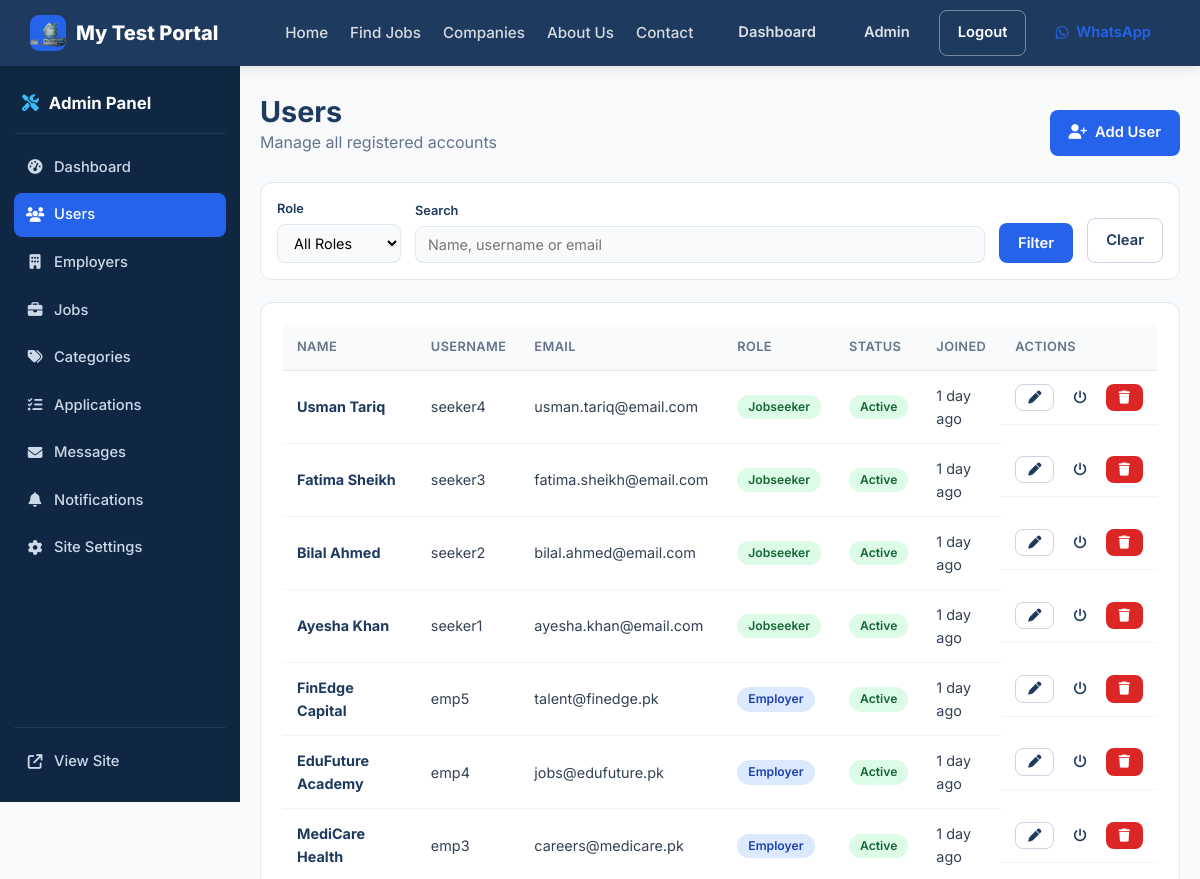
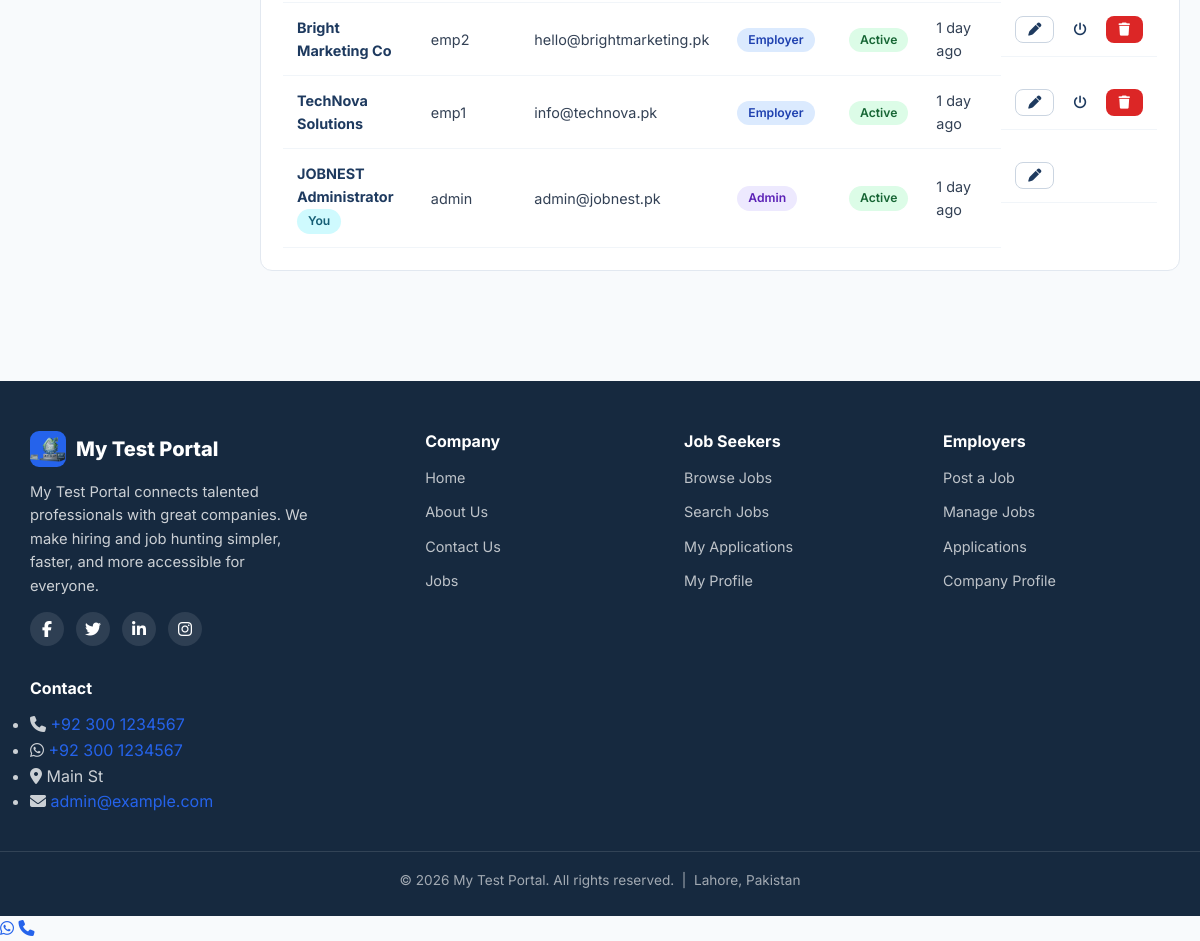
Page /admin/users (signed in) on the committed database (2 pictures, top to bottom).
### app/models/site_setting.py (models this page shows, shortened)
class SiteSetting(db.Model):
    __tablename__ = "site_settings"
    id = db.Column(db.Integer, primary_key=True)
    key = db.Column(db.String(80), unique=True, nullable=False, index=True)
    value = db.Column(db.Text, nullable=True)
    label = db.Column(db.String(120), nullable=True)
    group = db.Column(db.String(40), nullable=False, default="general")
    @classmethod
    def get_all(cls):
        return {s.key: s.value for s in cls.query.all()}

### app/models/user.py (models this page shows, shortened)
class User(UserMixin, db.Model):
    __tablename__ = "users"
    id = db.Column(db.Integer, primary_key=True)
    full_name = db.Column(db.String(150), nullable=False)
    username = db.Column(db.String(80), unique=True, nullable=False, index=True)
    email = db.Column(db.String(150), unique=True, nullable=False, index=True)
    phone = db.Column(db.String(30), nullable=True)
    password_hash = db.Column(db.String(255), nullable=False)
    role = db.Column(db.String(20), nullable=False, default=ROLE_JOBSEEKER)
    is_active = db.Column(db.Boolean, default=True, nullable=False)
    created_at = db.Column(db.DateTime, default=datetime.utcnow, nullable=False)
    updated_at = db.Column(
        db.DateTime, default=datetime.utcnow, onupdate=datetime.utcnow, nullable=False
    )
    job_seeker = db.relationship(
        "JobSeeker", back_populates="user", uselist=False, cascade="all, delete-orphan"
    )
    employer = db.relationship(
        "Employer", back_populates="user", uselist=False, cascade="all, delete-orphan"
    )
    notifications = db.relationship(
        "Notification",
        back_populates="user",
        uselist=True,
        cascade="all, delete-orphan",
        order_by="Notification.created_at.desc()",
    )
    @property
    def is_admin(self):
        return self.role == ROLE_ADMIN
    @property
    def is_employer(self):
        return self.role == ROLE_EMPLOYER
    @property
    def is_jobseeker(self):
        return self.role == ROLE_JOBSEEKER

### app/routes/admin/__init__.py (the view)
@bp.route("/users")
@login_required
@admin_required
def users():
    page = request.args.get("page", 1, type=int)
    query = User.query
    role = request.args.get("role", "").strip()
    search = request.args.get("search", "").strip()
    if role:
        query = query.filter_by(role=role)
    if search:
        like = f"%{search}%"
        query = query.filter(
            (User.username.ilike(like)) | (User.email.ilike(like)) |
            (User.full_name.ilike(like)))
    query = query.order_by(User.created_at.desc())
    pagination = query.paginate(page=page, per_page=12, error_out=False)
    return render_template("admin/users.html", users=pagination.items,
                           pagination=pagination, current_role=role,
                           search=search, title="Users")

### app/__init__.py (called while the page is built)
@login_manager.user_loader
def load_user(user_id):
    from app.models.user import User
    return db.session.get(User, int(user_id))

### app/utils/helpers.py (called while the page is built)
def time_ago(dt):
    if not dt:
        return ""
    now = datetime.utcnow()
    diff = now - dt
    seconds = diff.total_seconds()
    if seconds < 60:
        return "just now"
    minutes = seconds // 60
    if minutes < 60:
        return f"{int(minutes)} minute{'s' if minutes != 1 else ''} ago"
    hours = minutes // 60
    if hours < 24:
        return f"{int(hours)} hour{'s' if hours != 1 else ''} ago"
    days = hours // 24
    if days < 30:
        return f"{int(days)} day{'s' if days != 1 else ''} ago"
    months = days // 30
    if months < 12:
        return f"{int(months)} month{'s' if months != 1 else ''} ago"
    years = months // 12
    return f"{int(years)} year{'s' if years != 1 else ''} ago"

### app/templates/admin/users.html (shortened to what this page needs)
{% extends "admin/layout.html" %}
{% from "partials/helpers.html" import status_badge %}
{% set active = 'users' %}
{% block admin_content %}
<section class="dashboard admin-dashboard">
    <div class="container">
        <div class="dashboard-head">
            <div>
                <h1>Users</h1>
                <p>Manage all registered accounts</p>
            </div>
            <a href="{{ url_for('admin.new_user') }}" class="btn btn-primary"><i class="fa-solid fa-user-plus"></i> Add User</a>
        </div>
        <form method="get" class="filter-bar">
            <div class="filter-field">
                <label>Role</label>
                <select name="role" onchange="this.form.submit()">
                    <option value="">All Roles</option>
                </select>
            </div>
            <div class="filter-field grow">
                <label>Search</label>
                <input type="text" name="search" value="{{ search }}" placeholder="Name, username or email">
            </div>
            <button type="submit" class="btn btn-primary">Filter</button>
            <a href="{{ url_for('admin.users') }}" class="btn btn-outline">Clear</a>
        </form>
        <div class="panel">
            <div class="table-responsive">
                <table class="data-table">
                    <thead>
                        <tr>
                            <th>Name</th><th>Username</th><th>Email</th><th>Role</th><th>Status</th><th>Joined</th><th>Actions</th>
                        </tr>
                    </thead>
                    <tbody>
                        {% for u in users %}
                        <tr>
                            <td><strong>{{ u.full_name }}</strong>{% if u.id == current_user.id %} <span class="badge badge-info">You</span>{% endif %}</td>
                            <td>{{ u.username }}</td>
                            <td>{{ u.email }}</td>
                            <td><span class="badge badge-role-{{ u.role }}">{{ u.role|capitalize }}</span></td>
                            <td>{% if u.is_active %}<span class="badge badge-selected">Active</span>{% else %}<span class="badge badge-rejected">Inactive</span>{% endif %}</td>
                            <td>{{ time_ago(u.created_at) }}</td>
                            <td class="row-actions">
                                <a href="{{ url_for('admin.edit_user', user_id=u.id) }}" class="btn btn-sm btn-outline"><i class="fa-solid fa-pen"></i></a>
                                {% if u.id != current_user.id %}
                                <form method="post" action="{{ url_for('admin.toggle_user', user_id=u.id) }}" class="inline-form">
                                    <button class="btn btn-sm btn-ghost" title="Toggle active"><i class="fa-solid fa-power-off"></i></button>
                                </form>
                                <form method="post" action="{{ url_for('admin.delete_user', user_id=u.id) }}" class="inline-form" onsubmit="return confirm('Delete this user permanently?');">
                                    <button class="btn btn-sm btn-danger" title="Delete"><i class="fa-solid fa-trash"></i></button>
                                </form>
                                {% endif %}
                            </td>
                        </tr>
                        {% else %}
                        <tr><td colspan="7" class="empty-cell">No users found.</td></tr>
                        {% endfor %}
                    </tbody>
                </table>
            </div>
            {% from "partials/macros.html" import render_pagination %}
            {% set extra = '?role=' ~ current_role ~ '&search=' ~ search %}
        </div>
    </div>
</section>
{% endblock %}

### app/templates/partials/navbar.html (shortened to what this page needs)
<nav class="navbar">
    <div class="container navbar-inner">
        <a href="{{ url_for('public.index') }}" class="brand">
            <span class="brand-logo"><img src="{{ url_for('static', filename='images/logo.webp') }}" alt="{{ site.SITE_NAME }} logo" class="brand-logo-img"></span>
            <span class="brand-name">{{ site.SITE_NAME }}</span>
        </a>
        <div class="nav-menu" id="navMenu">
            <ul class="nav-links">
                <li><a href="{{ url_for('public.index') }}" class="{% if request.endpoint == 'public.index' %}active{% endif %}">Home</a></li>
                <li><a href="{{ url_for('public.jobs') }}" class="{% if request.endpoint == 'public.jobs' %}active{% endif %}">Find Jobs</a></li>
                <li><a href="{{ url_for('public.companies') }}" class="{% if request.endpoint == 'public.companies' %}active{% endif %}">Companies</a></li>
                <li><a href="{{ url_for('public.about') }}" class="{% if request.endpoint == 'public.about' %}active{% endif %}">About Us</a></li>
                <li><a href="{{ url_for('public.contact') }}" class="{% if request.endpoint == 'public.contact' %}active{% endif %}">Contact</a></li>
            </ul>
            <div class="nav-auth">
                {% if current_user.is_authenticated %}
                    {% set dash = url_for('seeker.dashboard') %}
                    {% if current_user.is_admin %}{% set dash = url_for('admin.dashboard') %}{% endif %}
                    {% if current_user.is_employer %}{% set dash = url_for('employer.dashboard') %}{% endif %}
                    <a href="{{ dash }}" class="btn btn-ghost">Dashboard</a>
                    {% if current_user.is_jobseeker %}
                        <a href="{{ url_for('seeker.profile') }}" class="btn btn-ghost">Profile</a>
                    {% elif current_user.is_employer %}
                        <a href="{{ url_for('employer.company_profile') }}" class="btn btn-ghost">Company</a>
                    {% else %}
                        <a href="{{ url_for('admin.dashboard') }}" class="btn btn-ghost">Admin</a>
                    {% endif %}
                    <a href="{{ url_for('auth.logout') }}" class="btn btn-outline">Logout</a>
                {% else %}
                    <a href="{{ url_for('auth.login') }}" class="btn btn-ghost">Login</a>
                    <a href="{{ url_for('auth.register') }}" class="btn btn-primary">Sign Up</a>
                    <a href="{{ url_for('auth.login') }}" class="btn btn-admin-login" title="Admin Login"><i class="fa-solid fa-lock"></i> Admin</a>
                {% endif %}
                <a href="{{ site.SITE_WHATSAPP_HREF }}?text={{ site.SITE_WHATSAPP_MESSAGE|urlencode }}" target="_blank" rel="noopener" class="btn btn-whatsapp" title="Chat on WhatsApp">
                    <i class="fa-brands fa-whatsapp"></i> WhatsApp
                </a>
            </div>
        </div>
    </div>
</nav>

### app/templates/partials/footer.html
<footer class="footer">
    <div class="container footer-grid">
        <div class="footer-col footer-brand">
            <div class="brand">
                <span class="brand-logo"><img src="{{ url_for('static', filename='images/logo.webp') }}" alt="{{ site.SITE_NAME }} logo" class="brand-logo-img"></span>
                <span class="brand-name">{{ site.SITE_NAME }}</span>
            </div>
            <p class="footer-about">{{ site.SITE_NAME }} connects talented professionals with great companies. We make hiring and job hunting simpler, faster, and more accessible for everyone.</p>
            <div class="footer-social">
                <a href="{{ site.SITE_FACEBOOK_URL }}" aria-label="Facebook" target="_blank" rel="noopener"><i class="fa-brands fa-facebook-f"></i></a>
                <a href="{{ site.SITE_TWITTER_URL }}" aria-label="Twitter" target="_blank" rel="noopener"><i class="fa-brands fa-twitter"></i></a>
                <a href="{{ site.SITE_LINKEDIN_URL }}" aria-label="LinkedIn" target="_blank" rel="noopener"><i class="fa-brands fa-linkedin-in"></i></a>
                <a href="{{ site.SITE_INSTAGRAM_URL }}" aria-label="Instagram" target="_blank" rel="noopener"><i class="fa-brands fa-instagram"></i></a>
            </div>
        </div>
        <div class="footer-col">
            <h4>Company</h4>
            <ul class="footer-links">
                <li><a href="{{ url_for('public.index') }}">Home</a></li>
                <li><a href="{{ url_for('public.about') }}">About Us</a></li>
                <li><a href="{{ url_for('public.contact') }}">Contact Us</a></li>
                <li><a href="{{ url_for('public.jobs') }}">Jobs</a></li>
            </ul>
        </div>
        <div class="footer-col">
            <h4>Job Seekers</h4>
            <ul class="footer-links">
                <li><a href="{{ url_for('public.jobs') }}">Browse Jobs</a></li>
                <li><a href="{{ url_for('public.jobs') }}">Search Jobs</a></li>
                {% if current_user.is_authenticated and current_user.is_jobseeker %}
                    <li><a href="{{ url_for('seeker.applications') }}">My Applications</a></li>
                    <li><a href="{{ url_for('seeker.profile') }}">My Profile</a></li>
                {% else %}
                    <li><a href="{{ url_for('auth.register') }}">My Applications</a></li>
                    <li><a href="{{ url_for('auth.register') }}">My Profile</a></li>
                {% endif %}
            </ul>
        </div>
        <div class="footer-col">
            <h4>Employers</h4>
            <ul class="footer-links">
                {% if current_user.is_authenticated and current_user.is_employer %}
                    <li><a href="{{ url_for('employer.jobs') }}">Post a Job</a></li>
                    <li><a href="{{ url_for('employer.jobs') }}">Manage Jobs</a></li>
                    <li><a href="{{ url_for('employer.applications') }}">Applications</a></li>
                    <li><a href="{{ url_for('employer.company_profile') }}">Company Profile</a></li>
                {% else %}
                    <li><a href="{{ url_for('auth.register') }}">Post a Job</a></li>
                    <li><a href="{{ url_for('auth.register') }}">Manage Jobs</a></li>
                    <li><a href="{{ url_for('auth.register') }}">Applications</a></li>
                    <li><a href="{{ url_for('auth.register') }}">Company Profile</a></li>
                {% endif %}
            </ul>
        </div>
        <div class="footer-col">
            <h4>Contact</h4>
            <ul class="footer-contact">
                <li><i class="fa-solid fa-phone"></i> <a href="{{ site.SITE_PHONE_HREF }}">{{ site.SITE_PHONE_DISPLAY }}</a></li>
                <li><i class="fa-brands fa-whatsapp"></i> <a href="{{ site.SITE_WHATSAPP_HREF }}">{{ site.SITE_WHATSAPP_NUMBER }}</a></li>
                <li><i class="fa-solid fa-location-dot"></i> {{ site.SITE_ADDRESS }}</li>
                <li><i class="fa-solid fa-envelope"></i> <a href="mailto:{{ site.SITE_EMAIL }}">{{ site.SITE_EMAIL }}</a></li>
            </ul>
        </div>
    </div>
    <div class="footer-bottom">
        <div class="container">
            <p>&copy; {{ current_year }} {{ site.SITE_NAME }}. All rights reserved. &nbsp;|&nbsp; {{ site.SITE_CITY }}, {{ site.SITE_COUNTRY }}</p>
        </div>
    </div>
</footer>

### rows in the picture
SiteSetting: SITE_NAME "My Test Portal"
User: full_name "Usman Tariq", username "seeker4", email "usman.tariq@email.com", role "Jobseeker", is_active "Active", created_at "1 day ago"
User: full_name "Fatima Sheikh", username "seeker3", email "fatima.sheikh@email.com", role "Jobseeker", is_active "Active", created_at "1 day ago"
User: full_name "Bilal Ahmed", username "seeker2", email "bilal.ahmed@email.com", role "Jobseeker", is_active "Active", created_at "1 day ago"
User: full_name "Ayesha Khan", username "seeker1", email "ayesha.khan@email.com", role "Jobseeker", is_active "Active", created_at "1 day ago"
User: full_name "FinEdge Capital", username "emp5", email "talent@finedge.pk", role "Employer", is_active "Active", created_at "1 day ago"
User: full_name "EduFuture Academy", username "emp4", email "jobs@edufuture.pk", role "Employer", is_active "Active", created_at "1 day ago"
User: full_name "MediCare Health", username "emp3", email "careers@medicare.pk", role "Employer", is_active "Active", created_at "1 day ago"
User: full_name "Bright Marketing Co", username "emp2", email "hello@brightmarketing.pk", role "Employer", is_active "Active", created_at "1 day ago"
User: full_name "TechNova Solutions", username "emp1", email "info@technova.pk", role "Employer", is_active "Active", created_at "1 day ago"
User: full_name "JOBNEST Administrator", shows "You", username "admin", email "admin@jobnest.pk", role "Admin", is_active "Active", created_at "1 day ago"
SiteSetting: SITE_PHONE_DISPLAY "+92 300 1234567"
SiteSetting: SITE_WHATSAPP_NUMBER "+92 300 1234567"
SiteSetting: SITE_ADDRESS "Main St"
SiteSetting: SITE_EMAIL "admin@example.com"
SiteSetting: SITE_CITY "Lahore"
SiteSetting: SITE_COUNTRY "Pakistan"

### other values in the picture
{{ current_year }} "2026"
